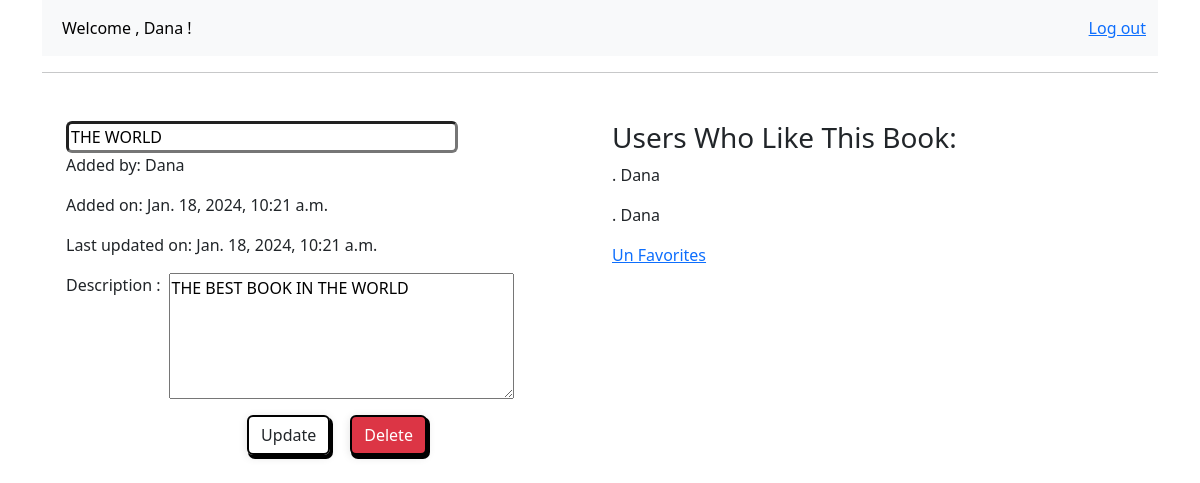
/book/2 (signed in), run on the app's committed database.
### app1/models.py (models this page shows, shortened)
class Books(models.Model):
    uploaded_by = models.ForeignKey('Users', on_delete=models.CASCADE)
    title= models.CharField(max_length=255)
    description=models.TextField()
    created_at = models.DateTimeField(auto_now=True)
    updated_at = models.DateTimeField(auto_now_add=True)
    objects = BooksManger()

class Users(models.Model):
    first_name = models.CharField(max_length=255)
    last_name = models.CharField(max_length=255)
    email= models.EmailField(unique=True)
    password = models.CharField(max_length=128)
    created_at = models.DateTimeField(auto_now=True)
    updated_at = models.DateTimeField(auto_now_add=True)
    favorite_books = models.ManyToManyField(Books)
    objects = UsersManger()

### app1/views.py (the view)
# urls.py: path('book/<int:pk>', views.book, name='book'),
def book(request, pk):
    book_to_view = Books.objects.get(id=pk)
    current_user = Users.objects.get(id=request.session['user_id'])
    context = {
        'book': book_to_view,
        'user': current_user
    }
    if book_to_view.uploaded_by == current_user:
        return render(request, 'if_uploaded_by.html', context)
    return render(request, "if_not_uploaded_by.html", context)

### app1/templates/if_uploaded_by.html (shortened to what this page needs)
{% extends './base.html' %}
{% block content %}
<div class="container text-left mt-6">
        <div class="row mt-5">
            <div class=" col-lg-6">
                <div>
                    <form action="{% url 'app1:update' pk=book.id  %}" method="POST">
                            <input required type="text" name="title" class="rounded border-3 w-75 " id="title" value="{{ book.title }}">                    <br>
                            <p>Added by: {{book.uploaded_by.first_name}}</p>
                            <p>Added on: {{book.created_at}}</p>
                            <p>Last updated on: {{book.updated_at}}</p>
                            <div class="form-group d-flex  ">
                            <label for="exampleFormControlTextarea1" class="me-2">Description :   </label>
                            <textarea class=""  name="description" id="exampleFormControlTextarea1" rows="5" cols="35">{{ book.description }}</textarea>
                        </div>
                          <div class="btn_div d-flex justify-content-center">
                            <button style="width: fit-content;
                            box-shadow: 2px 3px 0px 1px rgba(0, 0, 0, 1)
                            , 0 2px 10px 0 rgba(0, 0, 0, 0.12);
                            border: 2px solid black;" type="submit" class="btn btn-outline-dark btn-shadow mt-3"> Update</button>
                                <button style="width: fit-content;
                                box-shadow: 2px 3px 0px 1px rgba(0, 0, 0, 1)
                                , 0 2px 10px 0 rgba(0, 0, 0, 0.12);
                                border: 2px solid black;" class="btn btn-outline-dark btn-shadow mt-3  text-light bg-danger"> <a   class="dec text-decoration-none text-white"   href="{% url 'app1:delete' pk=book.id  %}">Delete</a></button>
                          </div>
                            </form>
                </div>
            </div>
            <div class=" col-lg-6">
<div class= "pairent">
    <h1 class="h3">Users Who Like This Book:</h1>
    {% for user in book.users_set.all %}
    <p> . {{user.first_name}}
    </p>
    {% endfor %}
    {% if book in user.favorite_books.all %}
        <a  class="un_favorite" style="text-decoration: underline;" href="{% url 'app1:remove_from_favorite' pk=book.pk %}">Un Favorites</a>
    {% else %}
        <a style="text-decoration: underline;" href="{% url 'app1:add_to_favorite' pk=book.pk %}">Add to Favorites</a>
    {% endif %}
</div>
            </div>
        </div>
</div>
{% endblock content %}

### app1/static/btnstyle.css (style rules this page uses)
.btn-shadow { box-shadow: 2px 3px 0px 1px rgba(0, 0, 0, 1), 0 2px 10px 0 rgba(0, 0, 0, 0.12); border: 2px solid black; }
.btn_div button { margin-left: 20px; }

### data on the page
Books: title "THE WORLD", uploaded_by.first_name "Dana", created_at "Jan. 18, 2024, 10:21 a.m.", updated_at "Jan. 18, 2024, 10:21 a.m.", description "THE BEST BOOK IN THE WORLD"
Users: first_name "Dana"
Users: first_name "Dana"

### other printed values
{{ request.session.first_name }} "Dana"
